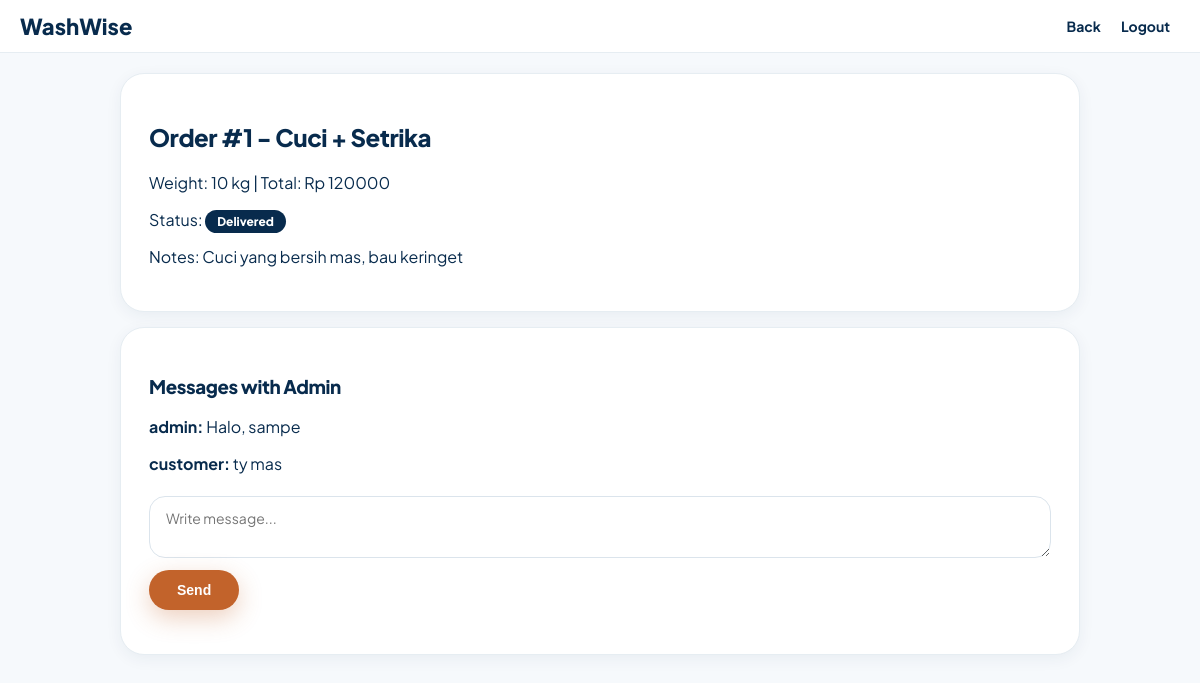
The page /user/order_detail.php?id=1 (signed in) on the database its author committed.
### tables this page shows
CREATE TABLE `orders` (
  `id` int(11) NOT NULL,
  `user_id` int(11) DEFAULT NULL,
  `service_id` int(11) DEFAULT NULL,
  `weight` float DEFAULT 0,
  `total_price` int(11) DEFAULT 0,
  `service_type` varchar(20) DEFAULT NULL,
  `pickup_date` varchar(20) DEFAULT NULL,
  `pickup_address` text DEFAULT NULL,
  `notes` text DEFAULT NULL,
  `status` varchar(20) DEFAULT 'Waiting',
  `order_date` timestamp NOT NULL DEFAULT current_timestamp()
);

CREATE TABLE `services` (
  `id` int(11) NOT NULL,
  `name` varchar(100) DEFAULT NULL,
  `price_per_kg` int(11) DEFAULT NULL,
  `description` text DEFAULT NULL
);

CREATE TABLE `messages` (
  `id` int(11) NOT NULL,
  `order_id` int(11) DEFAULT NULL,
  `sender` varchar(20) DEFAULT NULL,
  `message` text DEFAULT NULL,
  `date` timestamp NOT NULL DEFAULT current_timestamp()
);

### user/order_detail.php (the view, shortened to what this page needs)
<?php include "../config.php";
$id = $_GET["id"];
$o = mysqli_fetch_assoc(mysqli_query($conn, "SELECT orders.*, services.name as sname FROM orders JOIN services ON orders.service_id=services.id WHERE orders.id='$id'"));
$msgs = mysqli_query($conn, "SELECT * FROM messages WHERE order_id='$id' ORDER BY id ASC");
?>
<html><head><title>Order Detail</title><link rel="stylesheet" href="../style.css"><meta name="viewport" content="width=device-width, initial-scale=1"></head>
<body>
<div class="navbar"><div class="logo">WashWise</div><div><a href="my_orders.php">Back</a><a href="../process.php?action=logout">Logout</a></div></div>
<div class="container">
<div class="card"><h2>Order #<?php echo $o["id"]; ?> - <?php echo $o["sname"]; ?></h2>
<p>Weight: <?php echo $o["weight"]; ?> kg | Total: Rp <?php echo $o["total_price"]; ?></p>
<p>Status: <span class="badge b-<?php echo $o["status"]; ?>"><?php echo $o["status"]; ?></span></p>
<p>Notes: <?php echo $o["notes"]; ?></p></div>
<div class="card"><h3>Messages with Admin</h3>
<div id="chat">
<?php while($m=mysqli_fetch_assoc($msgs)){ echo "<p><b>".htmlspecialchars($m["sender"]).":</b> ".htmlspecialchars($m["message"])."</p>"; } ?>
</div>
<form id="chatForm" action="/project/process.php?action=send_message" method="POST">
<textarea name="message" id="msgInput" required placeholder="Write message..."></textarea>
<button class="btn btn-blue" type="submit">Send</button>
</form></div>
</div>
</body></html>

### style.css (style rules this page uses)
:root { --white: #F6F9FC; --card: #FFFFFF; --sky: #E6EDF2; --blue: #C2632B; --blue-dark: #A0521F; --blue-light: #E08A4E; --gold: #FFB37D; --gold-dark: #C2632B; --dark: #082B4D; --muted: #42556A; --green: #1F6B43; --beige: #E6EDF2; --beige-dark: #8BA0B5; --aqua: #C2632B; --aqua-light: #E08A4E; }
* { box-sizing: border-box; }
body { margin: 0; font-family: 'Plus Jakarta Sans', Inter, Arial, sans-serif; background: var(--white); color: var(--dark); }
h1, h2, h3 { font-weight: 800; letter-spacing: -0.02em; color: var(--dark); }
.navbar { background: white; padding: 12px 20px; display: flex; justify-content: space-between; align-items: center; position: sticky; top: 0; border-bottom: 1px solid var(--sky); }
.navbar a { color: var(--dark); text-decoration: none; margin: 0 10px; font-weight: 700; font-size: 14px; }
.logo { font-size: 22px; font-weight: 800; color: var(--dark); }
.container { max-width: 1000px; margin: auto; padding: 20px; }
.card, form.box { background: var(--card); border: 1px solid var(--sky); border-radius: 24px; padding: 28px; margin-bottom: 15px; box-shadow: 0 4px 16px rgba(8,43,77,0.06); }
input, select, textarea { width: 100%; padding: 12px 16px; margin: 6px 0 12px 0; border: 1px solid #DBE4EC; border-radius: 999px; background: white; font-family: inherit; font-size: 14px; }
textarea { border-radius: 16px; }
.btn { display: inline-flex; align-items: center; justify-content: center; gap: 8px; padding: 12px 28px; border: none; border-radius: 999px; cursor: pointer; text-decoration: none; font-weight: 800; font-size: 14px; transition: transform 0.15s, background 0.15s; }
.btn-blue { background: var(--blue); color: white; box-shadow: 0 8px 24px rgba(194,99,43,0.3); }
.badge { padding: 4px 12px; border-radius: 999px; font-size: 12px; font-weight: 800; color: white; }
.b-Delivered { background: var(--dark); }

### rows shown on the page
orders: id "1", service.name "Cuci + Setrika", weight "10", total_price "120000", status "Delivered", notes "Cuci yang bersih mas, bau keringet"
messages: sender "admin", message "Halo, sampe"
messages: sender "customer", message "ty mas"
